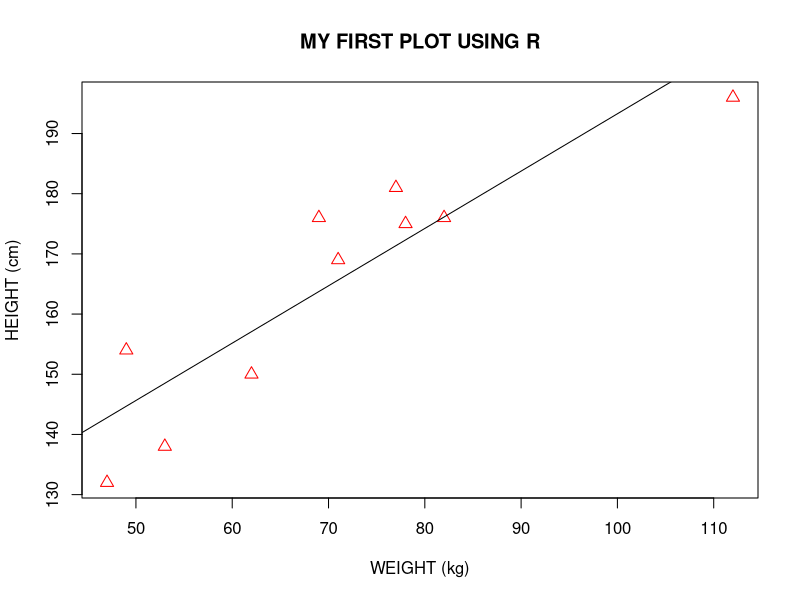
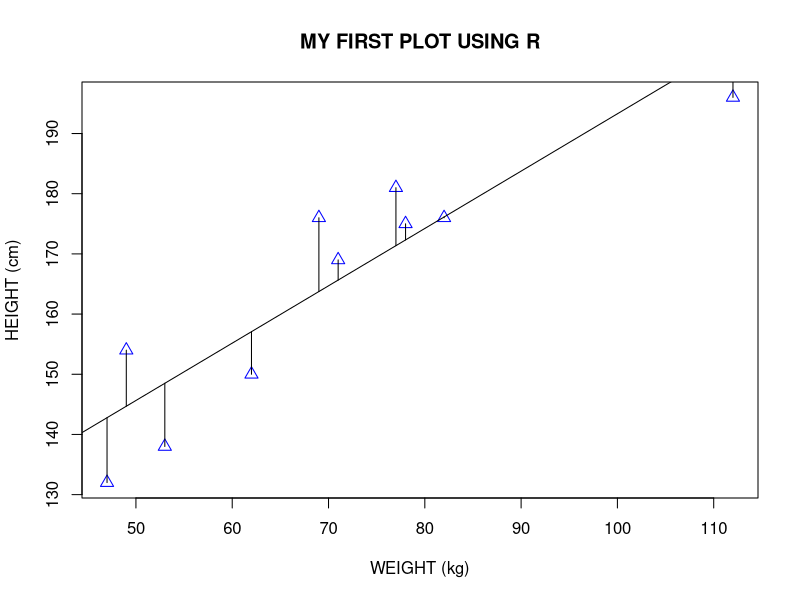
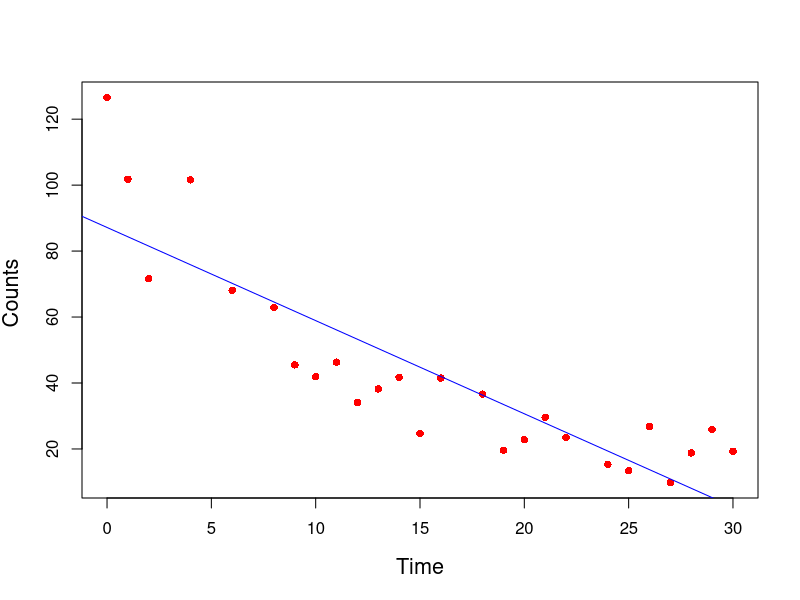
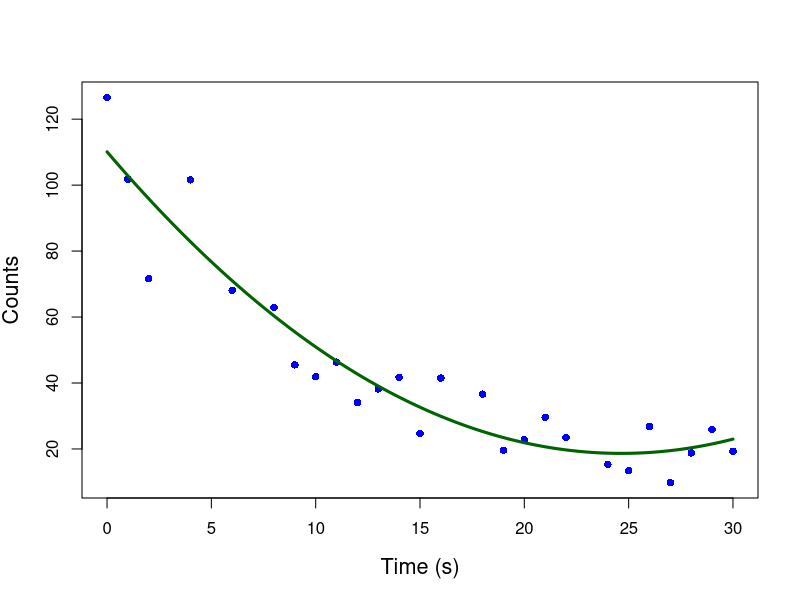
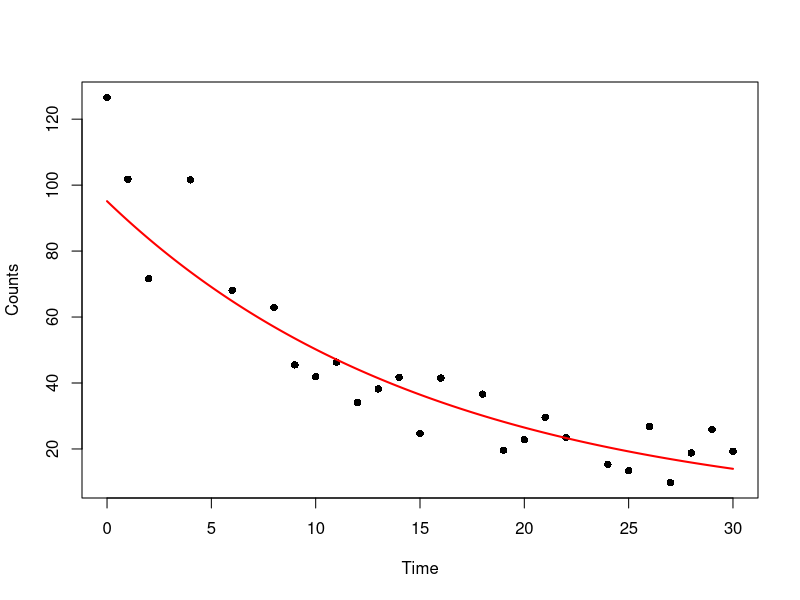
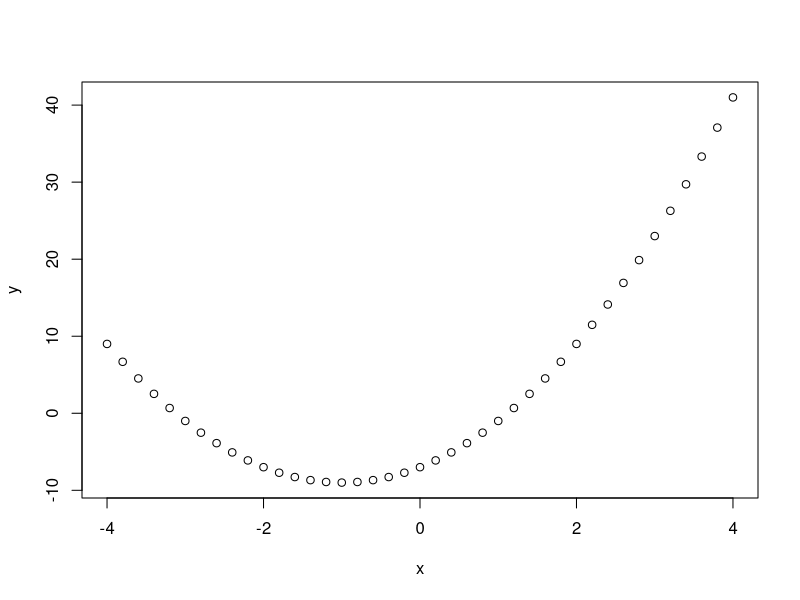
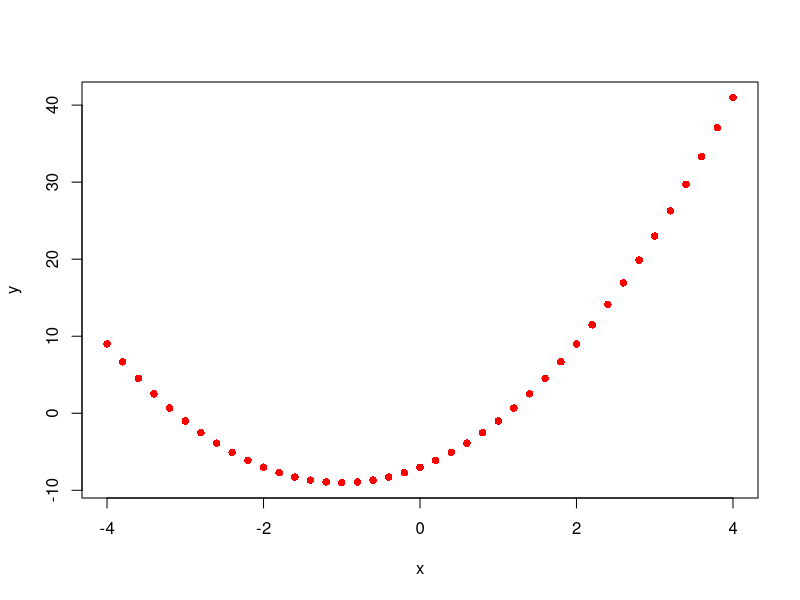
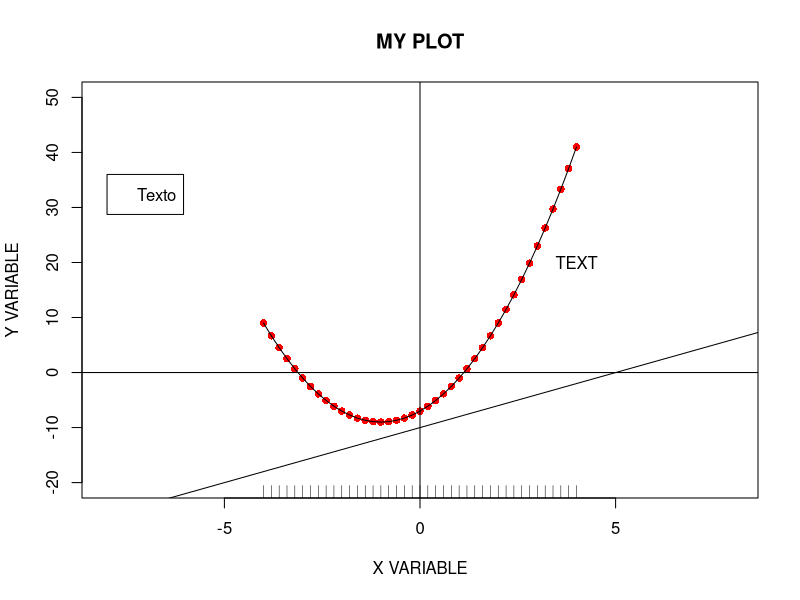

The R script that drew these images, in order:
# Ingresar datos en una variable
height = c(176, 154, 138, 196, 132, 176, 181, 169, 150, 175)
weight = c(82, 49, 53, 112, 47, 69, 77, 71, 62, 78)

# Información estadística de la variable añadida
summary(height)
# Rango de la variable
range(height)
# Promedio
mean(height)
# Desviación estándar
sd(height)
# Valor máximo
max(height)
# Valor mínimo
min(height)
# Longitud
length(height)

# Obtener valores individuales
height[1]
height[3]
height[10]

# Generar una gráfica con los datos
# plot(x,y, tipo de punto, número de veces tamaño, color, título, xlabel, yabel)
plot(weight, height, pch = 2, cex = 1.3, col = "red", main = "MY FIRST PLOT USING R", xlab = "WEIGHT (kg)", ylab = "HEIGHT (cm)")

# Realizar una regresión lineal
lm(height~weight)
# Colocar la gráfica de la línea que representa la regresión lineal
abline(98.0054, 0.9528)

# Guardar las regresión lineal en una variable
mod <- lm(height~weight)
# Información de la variable
summary(mod)

# Ahora crear un vector de valores ajustados al modelo
regmodel <- predict(mod)
plot(weight, height, pch = 2, cex = 1.3, col = "blue", main = "MY FIRST PLOT USING R", xlab = "WEIGHT (kg)", ylab = "HEIGHT (cm)")
abline(mod)

# Obtener el tamaño del vector height
npoints <- length(height)

# Hacer un ciclo sobre el tamaño del vector encontrado en la instrucción kengt
for (k in 1:npoints)  
	lines(c(weight[k], weight[k]), c(height[k], regmodel[k]))
	

#################################
# Regresión cuadrática
# Crea una estructura como tabla con 2 columnas, tiempo y Conteo
A <- structure(list(Time = c(0, 1, 2, 4, 6, 8, 9, 10, 11, 12, 13, 
14, 15, 16, 18, 19, 20, 21, 22, 24, 25, 26, 27, 28, 29, 30), 
Counts = c(126.6, 101.8, 71.6, 101.6, 68.1, 62.9, 45.5, 41.9, 
46.3, 34.1, 38.2, 41.7, 24.7, 41.5, 36.6, 19.6, 
22.8, 29.6, 23.5, 15.3, 13.4, 26.8, 9.8, 18.8, 25.9, 19.3)), .Names = c("Time", "Counts"),
row.names = c(1L, 2L, 3L, 5L, 7L, 9L, 10L, 11L, 12L, 13L, 14L, 15L, 16L, 17L, 19L, 20L, 21L, 22L, 23L, 25L, 26L, 27L, 28L, 29L, 30L, 31L),
class = "data.frame")

# Se hace un attach de la estructura de datos para referirse a las variables directamente por el nombre
# Sino no es fácil hacer referencia a esos datos
attach(A)
# Ver los nombres
names(A)

# Crear un modelo lineal de los datos
linear.model <- lm(Counts ~ Time)
# Ver sus detalles
summary(linear.model)

# Graficar los datos
# cex.lab produce ejes de un tamaño adecuado
plot(Time, Counts, pch=16, ylab = "Counts ", cex.lab = 1.3, col = "red" )
# Graficar el modelo de regresión lineal
abline(linear.model, col = "blue")

# tiempo al cuadrado
Time2 <- Time^2
# Generar una regresión cuadrática a partir de un modelo lineal
quadratic.model <-lm(Counts ~ Time + Time2)
summary(quadratic.model)

# Obtener una secuencia de datos de 0 a 30 con separación de 0.1
timevalues <- seq(0, 30, 0.1)
predictedcounts <- predict(quadratic.model,list(Time=timevalues, Time2=timevalues^2))

# Graficar
plot(Time, Counts, pch=16, xlab = "Time (s)", ylab = "Counts", cex.lab = 1.3, col = "blue")
lines(timevalues, predictedcounts, col = "darkgreen", lwd = 3)


#########
# Ajuste a una exponencial
A <- structure(list(Time = c(0, 1, 2, 4, 6, 8, 9, 10, 11, 12, 13, 
14, 15, 16, 18, 19, 20, 21, 22, 24, 25, 26, 27, 28, 29, 30), 
Counts = c(126.6, 101.8, 71.6, 101.6, 68.1, 62.9, 45.5, 41.9, 
46.3, 34.1, 38.2, 41.7, 24.7, 41.5, 36.6, 19.6, 
22.8, 29.6, 23.5, 15.3, 13.4, 26.8, 9.8, 18.8, 25.9, 19.3)), .Names = c("Time", "Counts"), row.names = c(1L, 2L,
3L, 5L, 7L, 9L, 10L, 11L, 12L, 13L, 14L, 15L, 16L, 17L, 19L, 20L, 21L, 22L, 23L, 25L, 26L, 27L, 28L, 29L, 30L,
31L), class = "data.frame")

attach(A)
names(A)

# Hacer la regresión lineal con los datos
exponential.model <- lm(log(Counts)~ Time)
summary(exponential.model)

timevalues <- seq(0, 30, 0.1)
Counts.exponential2 <- exp(predict(exponential.model,list(Time=timevalues)))
plot(Time, Counts,pch=16)
lines(timevalues, Counts.exponential2,lwd=2, col = "red", xlab = "Time (s)", ylab = "Counts")

##############################
# Graficación
x <- seq(-4, 4, 0.2)
y <- 2*x^2 + 4*x - 7

plot(x,y)
# Gráfica con círculos sólidos y en color rojo
plot(x, y, pch = 16, col = "red")
# Gráfica con círculos sólidos rojos, límites en x & y definidos, título, etiquetas en los ejes
plot(x, y, pch = 16, col = "red", xlim = c(-8, 8), ylim = c(-20, 50),
main = "MY PLOT", xlab = "X VARIABLE" , ylab = "Y VARIABLE")
# La línea que une los puntos
lines(x, y)

# Generar líneas horizontales
abline(h = 0)
# verticales
abline(v = 0)
# Dibujar una línea con intercepto en -10 y pendiente 2
abline(-10, 2)
# Texto localizado en el punto (4, 20)
text(4, 20, "TEXT")
# Leyenda centrada en (-8, 36)
legend(-8, 36, "Texto")
# Indica los puntos en el eje x, en donde la gráfica tiene un varlor
rug(x)

# Grafica avanzada
X <- c(3, 4, 6, 6, 7, 8, 9, 12)
B1 <- c(4, 5, 6, 7, 17, 18, 19, 22)
B2 <- c(3, 5, 8, 10, 19, 21, 22, 26)
# Superponer otra
plot(X, B1, type="o", pch = 17, cex=1.2, col="darkgreen", ylim=c(0, 25))
lines(B2, type="o", pch=16, lty=2, col="blue")
title(main="MY FIRST R PLOT", col.main="blue", font.main=2)

B1 <- c(1, 2, 4, 5, 7, 12, 14, 16, 19)
B2 <- c(2, 3, 6, 7, 8, 9, 11, 12, 18)
B3 <- c(0, 1, 7, 3, 2, 2, 7, 9, 13)
yaxismax<- max(B1, B2, B3)
yaxismax
plot(B1, pch = 15, type="o", col="blue", ylim=c(0, yaxismax),axes=FALSE, ann=FALSE) 
axis(1, at=1:9, lab=c("A","B","C","D","E", "F", "G","H", "I"))
axis(2, las=1, at=2*0: yaxismax)
box()
lines(B2, pch = 16, type="o", lty=2, col="red")
lines(B3, pch = 17, type="o", lty=3, col="darkgreen")
title(main="MY LINE PLOTS IN R", col.main="red", font.main=2)
title(xlab=toupper("ALPHABET"), col.lab="purple")
title(ylab="NUMERALS", col.lab="brown")
legend(1, yaxismax, c("B1","B2", "B3"), cex=0.7, col=c("blue", "red", "darkgreen"),
pch=c(15, 16, 17), lty=1:3)


##########################
# Comandos
a <- c(3,-7,-3,-9,3,-1,2,-12, -14)
b <- c(3,7,-5, 1, 5,-6,-9,16, -8)
d <- c(1,2,3,4,5,6,7,8,9)

a*a 
a + b 
a - d 
a / d 
a*d
a^2
# Un elemento
a[7] 
# Varios elementos del arreglo
a[c(1,4,7)]
# Sin los elementos declarados
a[-c(5,6)] 
length(a)
# Ultimo elemento
a[length(a)] 
# sin el último elemento
a[-length(a)] 
length(a[c(1, 2, 3)])
a[8] 
a[c(7, 5, 3)] 
# Obtiene el resultado de cada uno de los elementos
a>2
# Obtiene un vector con todos los elementos que cumplan la condición
a[a >2]
a[-c(3, 5, 6)] 
a^2 
# Kgual que el anterior
a**2
a + 99
min(b)
# valor mínimo de los 3 vectores
min(a,b,d)
max(a,b,d)
max(b)
mean(a)
median(d)
range(a) 
unique(a,b, d)
length(unique(a,b, d))

# quitar el último elemento de manera permanente
a <- a[-length(a)]
a

########################################
# Tablas de datos

A <- structure(list(NATION = structure(c(3L, 3L, 3L, 1L, 3L, 2L, 3L, 1L, 3L, 3L, 1L, 2L, 2L, 3L, 3L, 3L, 2L), 
.Label = c("CHINA", "GERMANY", "FRANCE"), class = "factor"), 
GENDER = structure(c(1L, 2L, 2L, 1L, 2L, 1L, 2L, 1L, 2L, 2L, 1L, 1L, 1L, 1L, 2L, 1L, 1L), 
.Label = c("F", "M"), class = "factor"), 
CHILDREN = c(1L, 3L, 2L, 2L, 3L, 1L, 0L, 1L, 0L, 1L, 2L, 2L, 1L, 1L, 1L, 0L, 2L)), 
.Names = c("NATION", "GENDER", "CHILDREN"), row.names = 2:18, class = "data.frame")

# La forma genérica para los subsets es:
# Z <- A[ A[ , colnum ] == val, ]
# Esto determina u obtiene el subset cuando en la segunda columna el valor es 'F'
FE <- A[ A[, 2] == "F", ]

# pero esto es un poco más sencillo
FE <- subset(A, GENDER == "F")

# Cuando el valor de la tercera columna sea menor a 2
C1<- A[ A[, 3] <2, ] 
# esto es similae
C1<- subset(A, CHILDREN <2)

# Y si lo qu quiere es encontrarse la intersección entre ambos
F1<- A[ A[, 2] == "F"&A[, 3] < 2, ]
# con el subset
F1<- subset(A, GENDER == "F"&CHILDREN <2) 


# Crear gráficas de barras o histogramas

H <- c(2,3,3,3,4,5,5,5,5,6)
# Cuenta los elementos disponibles en una tabla
counts <- table(H)
counts
H
# Hacer una gráfica de barras
barplot(counts)

# Si estos datos ya representan el número de elementos en un conjunto de datos (o su frecuencia)
B <- c(3, 2, 25, 37, 22, 34, 19)
# Se puede graficar de manera directa
barplot(B, col="darkgreen")

# Una gráfica más profesional
barplot(B, main="MY NEW BARPLOT", xlab="LETTERS", ylab="MY Y VALUES", names.arg=c("A","B","C","D","E","F","G"),
border="red", density=c(90, 70, 50, 40, 30, 20, 10))

# Otro ejemplo con una tabla de 4 elementos (columnas) de 5 elementos cada una (filas)
data <- structure(list(W= c(1L, 3L, 6L, 4L, 9L), X = c(2L, 5L, 4L, 5L, 12L), Y = c(4L, 4L, 6L, 6L, 16L), Z = c(3L, 5L, 6L, 7L, 6L)), 
.Names = c("W", "X", "Y", "Z"), class = "data.frame", row.names = c(NA, -5L))
attach(data)
print(data)
colours <- c("red", "orange", "blue", "yellow", "green")
# Graficar el histograma, serán entonces 4 grupos de 5 barras
barplot(as.matrix(data), main="My Barchart", ylab = "Numbers", cex.lab = 1.5, cex.main = 1.4, beside=TRUE, col=colours)
# Añadir una leyenda
legend("topleft", c("First","Second","Third","Fourth","Fifth"), cex=1.3, bty="n", fill=colours)


# Segunda sección de la creación de histogramas
B <- c(2, 4, 5, 7, 12, 14, 16)
hist(B)

# Estos son los datos de una tabla
A <- structure(list(James = c(1L, 3L, 6L, 4L, 9L), Robert = c(2L, 5L, 4L, 5L, 12L), David = c(4L, 4L, 6L, 6L, 16L), Anne = c(3L, 5L, 6L, 7L, 6L)), 
.Names = c("James", "Robert", "David", "Anne"), class = "data.frame", row.names = c(NA, -5L))
attach(A)
A

# El truco se trata de transformar las 4 variables en un vector simple y hacer el histograma de todos los elementosB <- c(A$James, A$Robert, A$David, A$Anne)
B <- c(A$James, A$Robert, A$David, A$Anne)
hist(B, col="darkgreen", ylim=c(0,10), ylab ="MY HISTOGRAM", xlab="FREQUENCY")

# 
bins<- c(0, 4, 8, 12, 16)
# Generar de nuevo el histograma
hist(B, col = "blue", breaks=bins, main="My Histogram", las=2, xlab = "Values", cex.lab = 1.3)


####################################
# Crear gráficas de cajas
A <- c(3, 2, 5, 6, 4, 8, 1, 2, 3, 2, 4)
boxplot(A)

# Abrir una lista de automóviles que contiene el R
print(mtcars)

# COMO SE OBSERVA ESTO EN UNA TABLA?  var ~ var
boxplot(wt~cyl, data=mtcars, main=toupper("Vehicle Weight"), font.main=3, cex.main=1.2, xlab="Number of Cylinders", ylab="Weight", font.lab=3, col="darkgreen")
boxplot(mpg~cyl, data=mtcars, main= toupper("Fuel Consumption"), font.main=3, cex.main=1.2, col=c("red","blue", "yellow"), xlab="Number of Cylinders", ylab="Miles per Gallon", font.lab=3, notch=TRUE, range = 0)

####################################
# Crear gráficas de pastel

B <- c(2, 4, 5, 7, 12, 14, 16)
pie(B)
# Controlar el color de cada uno de los "pedazos" con rainbow y la longitud de B
pie(B, main="My Piechart", col=rainbow(length(B)), labels=c("Mon","Tue","Wed","Thu","Fri","Sat","Sun"))

# Supongamos los valores para cada uno de los días de la semana
B <- c(5, 3, 1, 8, 9, 4, 6)
# Establecer los colores negro, gris y blanco para una impresión clara
cols <- c("grey90","grey50","black","grey30","white","grey70","grey50")
# Calcular el procentaje para cada día, usando 1 dígito de precisión
percentlabels <- round(100*B/sum(B), 1)
# Añadir el caracter '%' al valor de los porcentajes
pielabels<- paste(percentlabels, "%", sep="")
# Imprimir la gráfica
pie(B, main="My Best Piechart", col=cols, labels=pielabels, cex=0.8)
# Añadir una leyenda
legend("topright", c("Mon","Tue","Wed","Thu","Fri","Sat","Sun"), cex=0.8, fill=cols)

# Ahora de la misma tabla obtener número de cilindros de los mtcars
cyltable<- table(mtcars$cyl)
cyltable
# Se generan las etiquetas
labs<- paste("(",names(cyltable),")", "\n", cyltable, sep="")

pie(cyltable, labels = labs, col = c("red", "yellow", "blue"), main="PIE CHART OF CYLINDER NUMBERS\n with sample sizes")

####################################
# Gráficas múltiples

# Se generan 4 vectores de la misma longitud
X <- c(1, 2, 3, 4, 5, 6, 7)
Y1 <- c(2, 4, 5, 7, 12, 14, 16)
Y2 <- c(3, 6, 7, 8, 9, 11, 12)
Y3 <- c(1, 7, 3, 2, 2, 7, 9)

# Se genera un ambiente de graficación con 2 filas y 3 columnas
par(mfrow=c(2,3))

# y se mandan a graficar
plot(X,Y1, pch = 1)
plot(X,Y2, pch = 2)
plot(X,Y3, pch = 3)
plot(X,Y1, pch = 4)
plot(X,Y2, pch = 15)
plot(X,Y3, pch = 16)

####################################
# Crear un vector
b <- c(7, 2, 4, 3, -1, -2, 3, 3, 6, 8, 12, 7, 3)
# Contar las ocurrencias del número "3"
count3 <- length(which(b == 3)) 
# Verificar los valores que sean menores a 7
length(which(b < 7))

# Esta puede ser una alternativa, crear "subsets"
length(b[ b < 7 ])

# Otra alternativa es la siguiente
sum(b <- 7)

# Tener cuidado con esto
mean(b < 7)
# Ya que se obtiene la propoción de elementos que cubren dicho criterio, no realmente el promedio

# Encontrar el porcentaje de "7" que se encuentran en el vector
P7 <- 100 * length(which(b == 7)) / length(b)

# Crear las funciones
# Para conteo de elementos en un vector
count <- function(x, n){ length((which(x == n))) }
# Obtener el porcentaje de ocurrencias de un elemento en un vector
perc <- function(x, n){ 100*length((which(x == n))) / length(x) }

####################################
# Puede generarse esta función
countcases1 <- function(x, n) { apply(x, 1, function(r) sum(r == n)) } 
# y esta otra:
countcases2 <- function(x, n) { rowSums(x == n) }

# Se crrea un arreglo rectangular
M <- structure(c(1, 4, 5, 4, 5, 5, 3, 2, 5, 5, 5, 4, 5, 2, 5), .Dim = c(3L, 5L), .Dimnames = list(c("David", "Mary", "Anne"), NULL))

colnames(M) <- c("Item1", "Item2", "Item3", "Item4", "Item5")

# Contamos los 5 en las filas de la matriz MY
countcases1(M, 5)

# Usamos la funcion 2 para contar los "2"
countcases2(M, 2)

# Tomamos los datos de la primera fila con
countcases1(M, 5)[1]
# O mediante la expresión
countcases1(M, 5)["David"]

####################################
b <- c(7, 2, 4, 3, -1, -2, 3, 3, 6, 8, 12, 7, 3)
# Verifica si hay agún elemento en el vector que sea igual al valor
any(b == -4)		# Regresa true o false, dependiendo del caso
any(b < 5)

#Verificar si hay datos que faltan
d <- c(3, 2, NA, 5, 6, NA)
any(is.na(d))
any(!is.na(d))		# O también saber si no existen datos faltantes
# El comando any() es muy útil para verificar valores particulaes en grandes grupos de datos

# Verificar si TODOS los valores que no esten perdidos (los no NA) son  menores a 5
all(d[!is.na(d)] < 5)
all(d[!is.na(d)] < 7)	# o si son menores a 7

# Recordar que la siguiente instrucción
!is.na(d)
# Arroja un vector lógico que analiza dato por dato
# Mientras que :
d[!is.na(d)]
# Arroja un vector con todos los valores que no están perdidos

####################################
# Rellenar los datos

# Si se tuvieran datos con valores NA
A <- c(3, 2, NA, 5, 3, 7, NA, NA, 5, 2, 6)

# Y se quisieran sustituir con un valor que fuera "operable", digamos 0
A[ is.na(A) ] <- 0
# O todos los valores menores a 5 los cambio a 99
A[ A < 5 ] <- 99

gender <- c("MALE","FEMALE","FEMALE","UNKNOWN","MALE")
# Si se quiere pasar a números, puede usarse el operador ifelse
ifelse(gender == "MALE", 1, ifelse(gender == "FEMALE", 2, 3))

# Ahora para el caso de una tabla
A <- data.frame(Gender = c("F", "F", "M", "F", "B", "M", "M"), Height = c(154, 167, 178, 145, 169, 183, 176))
# Recodificar para decir que M es 1, F es 2, y si no, es 99
A[,1] <- ifelse(A[,1] == "M", 1, ifelse(A[,1] == "F", 2, 99	))		# Matlab code A(:,1)

S <- data.frame(SPECIES = c("ORC", "HOBBIT", "ELF", "TROLL", "ORC", "ORC", "ELF", "HOBBIT"), HEIGHT = c(194, 127, 178, 195, 149, 183, 176, 134))
# Recodificar
S[,1] <- ifelse(S[,1] == "ORC", 1, ifelse(S[,1] == "ELF", 2, ifelse(S[,1] == "HOBBIT", 3, ifelse(S[,1] == "TROLL", 4, 99))))
# Re-recodificar
S[,1] <- ifelse(S[,1] == 1, "ORC", ifelse(S[,1] == 2, "ELF", ifelse(S[,1] == 3, "HOBBIT", ifelse(S[,1] == 4, "TROLL", 99))))


####################################
# Comandos básicos para mover datos

A <- structure(list(NATION = structure(c(3L, 3L, 3L, 1L, 3L, 2L, 3L,
1L, 3L, 3L, 1L, 2L, 2L, 3L, 3L, 3L, 2L), .Label = c("CHINA",
"GERMANY", "FRANCE"), class = "factor"), GENDER = structure(c(1L,
2L, 2L, 1L, 2L, 1L, 2L, 1L, 2L, 2L, 1L, 1L, 1L, 1L, 2L, 1L, 1L
), .Label = c("F", "M"), class = "factor"), CHILDREN = c(1L,
3L, 2L, 2L, 3L, 1L, 0L, 1L, 0L, 1L, 2L, 2L, 1L, 1L, 1L, 0L, 2L
)), .Names = c("NATION", "GENDER", "CHILDREN"), row.names = 2:18, class = "data.frame")

# Ver los 3 primeros datos de la tabla
head(A,3)

# o los últimos 4 datos
tail(A,4)

# Numero de filas
nrow(A)
# Numero de columnas
ncol(A)

# Al hacer attach(), hace posible que las variables de la tabla puedan ser reeferidas sin problemas en el entorno
# sin necesidad de especificar que pertenecen a dicha variable
attach(A)

# Revisar si algún valor de NATION es "USA"
any(NATION == "USA")

# los valores de la variable NATION entonces
levels(NATION)

# Cantidad de datos en la variable NATION
length(NATION)
# Pero, ¿cuántos de ellos son diferentes?
length(levels(NATION))

# Existe algún valor de CHILDREN mayor a 3
any(CHILDREN > 3)

# Hay algún dato faltante o NA
any(is.na(A))

# Cuales observaciones involucran el término "FRANCE"
which(A == "FRANCE")
# y cuantas
length(which(A == "FRANCE"))

####################################
# Remover datos
rm(A)

# Crear una tabla más grande
T <- structure(list(COUNTRY = structure(c(3L, 3L, 3L, 3L, 1L, 3L, 2L, 3L, 1L, 3L, 3L, 1L, 2L, 2L, 3L, 3L, 3L, 2L, 3L, 1L, 1L, 3L, 1L, 2L), .Label = c("AUS", "JAPAN", "USA"), class = "factor"),GENDER = structure(c(2L, 1L, 2L, 2L, 1L, 2L, 1L, 2L, 1L, 2L, 2L, 1L, 1L, 1L, 1L, 2L, 1L, 1L, 2L, 2L, 1L, 1L, 1L, 2L), .Label = c("F", "M"), class = "factor"), CHILDREN = c(2L, 1L, 3L, 2L, 2L, 3L, 1L, 0L, 1L, 0L, 1L, 2L, 2L, 1L, 1L, 1L, 0L, 2L, 1L, 2L, 4L, 2L, 5L, 1L), SPEND = c(8500L, 23000L, 4000L, 9800L, 2200L, 4800L, 12300L, 8000L, 7100L, 10000L, 7800L, 7100L, 7900L, 7000L, 14200L, 11000L, 7900L, 2300L, 7000L, 8800L, 7500L, 15300L, 8000L, 7900L)), .Names = c("COUNTRY", "GENDER", "CHILDREN", "SPEND"), class = "data.frame", row.names = c(NA, -24L))
attach(T)

# Calcular la correlación (nos indicaría si los turistas con mayor número de niños, gastan más)
R <- cor(CHILDREN, SPEND)
# Redondeo
round(R, 2)
# Porcentaje de varianza compartida
100 * (R**2)

# Para probar que el coeficiente de correlación difiera de 0, se usando
cor.test(CHILDREN, SPEND)

# R no reconoce CHILDREN como factor
levels(CHILDREN)
# Entonces se transforma
levels(as.factor(CHILDREN))

# entonces hay ser una variable discreta con pocos valores, entonces se utiliza mejor la correlación de Spearman
cor(CHILDREN, SPEND, method ="spearman")

# Grafica
plot(CHILDREN, SPEND)
plot(CHILDREN, SPEND, pch = 16, col = "red", main = "TOURIST SPEND VS. NUMBERS OF CHILDREN")
plot(CHILDREN, SPEND, pch = 17, cex = 1.3, col = "blue", main = "MONEY SPENT ON VACATION ($) \nVS. NUMBERS OF CHILDREN", xlim = c(0, 6), ylim = c(0, 25000), xlab = "Numbers of Children" , ylab = "Money Spent ($)" )


####################################

# Crear un vector en un intervalo de -6 a 6, con longitud total de 71
x <- seq(-6, 6, len = 71)
# Graficar un coseno con una gráfica continua (type="l") y quitando el eje x (xaxt="n")
plot(x, cos(x),type="l",xaxt="n", xlab=expression(paste("Angle ",theta)), ylab=expression("sin "*beta))
# y se añade al eje x ciertas expresiones
axis(1, at = c(-2*pi, -1.5*pi, -pi, -pi/2, 0, pi/2, pi, 1.5*pi, 2*pi), lab = expression(-2*phi, -1.5*phi, -phi, -phi/2, 0, phi/2, phi, 2*phi, 1.5*phi))
# Colocar una etiqueta de texto en el punto 
text(-0.7*pi,0.5,substitute(chi^2=="23.5"))
text(0.1*pi, -0.5, expression(paste(frac(alpha*omega, sigma*phi*sqrt(2*pi)), " ", e^{frac(-(5*x+2*mu)^3, 5*sigma^3)})))
text(0.3*pi,0,expression(hat(z) %+-% frac(se, alpha)))

####################################

library(ggplot2)
# El formato de qplot es el siguiente:
# qplot(x = X, y = X, data = X, color = X, shape = X, geom = X, main = "Title")


